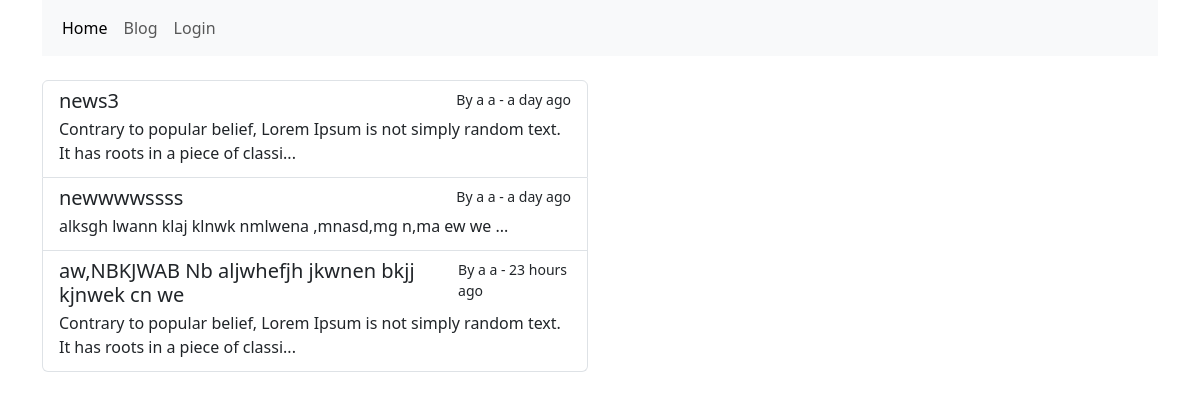
Page /blog on the committed database.
### database.py (models this page shows)
class Topic(SQLModel, table=True):
    id: int = Field(default=None, primary_key=True)
    title: str
    timestamp: datetime = Field(default_factory=datetime.now)
    text: str
    user_id: int = Field(foreign_key="user.id")
    user: "User" = Relationship()

### app.py (the view)
@app.route("/blog")
def blog():
    with db_session(engine) as session:
        topics = list(session.exec(select(Topic).options(selectinload(Topic.user))))
        topics_with_info = [
            {
                "topic": topic,
                "relative_time": humanize.naturaltime(datetime.now() - topic.timestamp),
                "author_name": f"{topic.user.first_name} {topic.user.last_name}"
            }
            for topic in topics
        ]
    return render_template("blog.html", topics=topics_with_info)

### templates/blog.html (shortened to what this page needs)
{% extends 'base.html'%}
{% block content %}
<div class="row mt-4">
    <div class="col-6">
        <div class="list-group">
            {% for entry in topics %}
            <a href="/blog/{{ entry.topic.id }}" class="list-group-item list-group-item-action" aria-current="true">
              <div class="d-flex w-100 justify-content-between">
                <h5 class="mb-1">{{ entry.topic.title }}</h5>
                <small>By {{ entry.author_name }} - {{ entry.relative_time }}</small>
              </div>
              <p class="mb-1"> {{ entry.topic.text[:100] }}...  </p>
            </a>
            {% endfor %}
        </div>
    </div>
</div>
{% endblock %}

### rows in the picture
Topic: topic "news3", topic "Contrary to popular belief, Lorem Ipsum is not simply random text. It has roots in a piece of classi"
Topic: topic "newwwwssss", topic "alksgh lwann klaj klnwk nmlwena ,mnasd,mg n,ma ew we"
Topic: topic "aw,NBKJWAB Nb aljwhefjh jkwnen bkjj kjnwek cn we", topic "Contrary to popular belief, Lorem Ipsum is not simply random text. It has roots in a piece of classi"

### other values in the picture
{{ entry.author_name }} "a a" "a a" "a a"
{{ entry.relative_time }} "a day ago" "a day ago" "23 hours ago"
